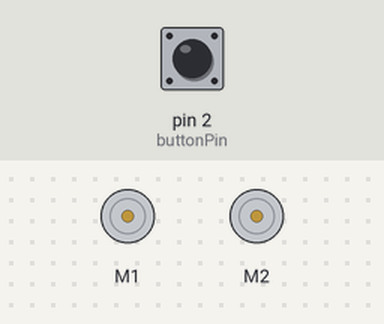
This sketch was run on a simulated Arduino Uno, built with avr-gcc and run on an emulated ATmega328P. On the bench: 2 × DC motor (green arrow = forward, orange = backward, longer = faster). Inputs (shaded band) come from the test bench; at power-on: pin 2 (buttonPin) LOW.

Above: at 3.2 s.
3.3 s: pin 2 (buttonPin) pulled HIGH for 0.15 s
At 4.39 s:
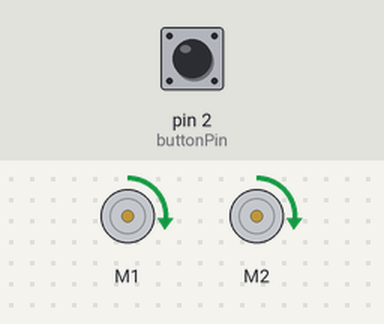
At 5.33 s:
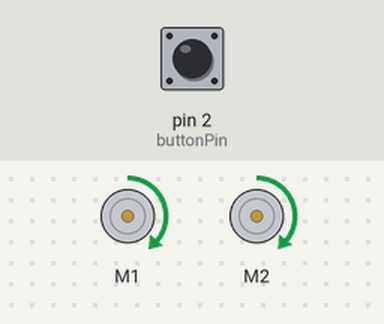
6.3 s: pin 2 (buttonPin) pulled HIGH for 1 s
At 7.0 s:
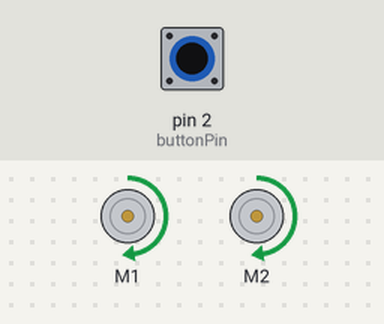
Timing chart, 0 to 10.4 s (numbered marks = the images above; inputs shaded):
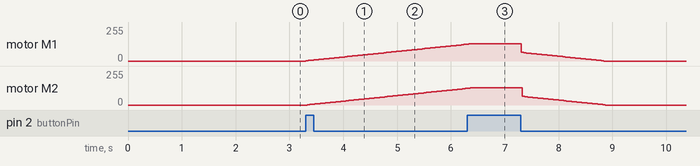

Measured:
- after the input at 3.3 s, motor M1: moves from stopped to forward 126/255 over 3.0 s, starting at once; motor M2: moves from stopped to forward 124/255 over 2.9 s, starting at once

The sketch:

STlibTest.ino
```cpp
// Example modded by Dan to control both motors on one drive to go forward then backwards. Default baud is 9600

#include <SoftwareSerial.h>
#include <Sabertooth.h>
#include <Wire.h>
SoftwareSerial SWSerial(NOT_A_PIN, 8); // RX on no pin (unused), TX on pin 11 (to S1).
Sabertooth ST(128, SWSerial); // Address 128, and use SWSerial as the serial port.
const int buttonPin = 2;     // the number of the pushbutton pin. Please make sure push button is connected to ground or use internal pulldown else the push button will float when let go.
volatile int button_state;
bool keep_going = true;
void setup()
{
  SWSerial.begin(9600);
  ST.autobaud();
  Wire.begin(0x06);
  Wire.onRequest(requestEvent);
  pinMode(buttonPin, INPUT);
  attachInterrupt(digitalPinToInterrupt(buttonPin), pin_ISR, CHANGE);
}

void loop()
{
  int power;

  // Ramp from -127 to 127 (full reverse to full forward), waiting 20 ms (1/50th of a second) per value.
  if (button_state == HIGH && keep_going){
    for (power = 1; power <= 64; power ++)
    {
      ST.motor(1, power);
      delay(20);
      ST.motor(2,power);
      delay(20);
    }
    keep_going = false;

  }
  else if (button_state == LOW && !keep_going){
    for (power = 32; power >= 0; power--)
    {
      ST.motor(1, power);
      delay(20);
      ST.motor(2,power);
      delay(20);
    }
    keep_going = true;
  }
  /*// Now go back the way we came.
  for (power = 127; power >= -127; power --)
  {
    ST.motor(1, power);
    delay(20);
    ST.motor(2,power);
    delay(20);
  }*/
}

void pin_ISR(){
  button_state = digitalRead(buttonPin);
}
void requestEvent(){

}
```
